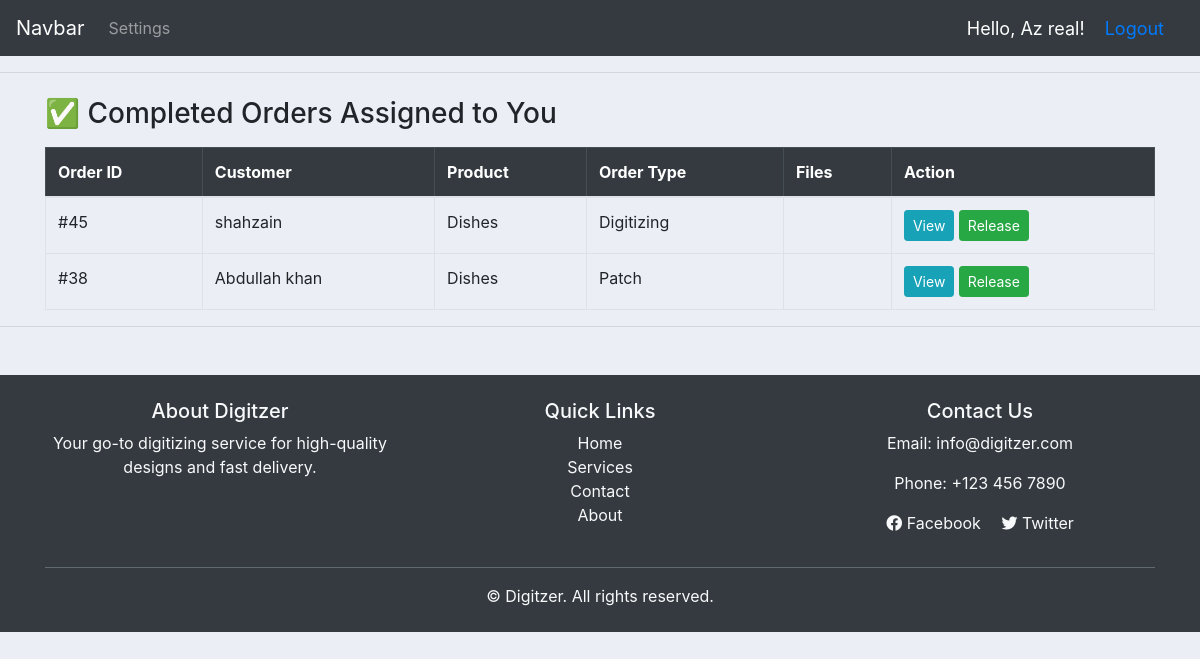
The page /release-projects/ (signed in) on the database as committed earlier.
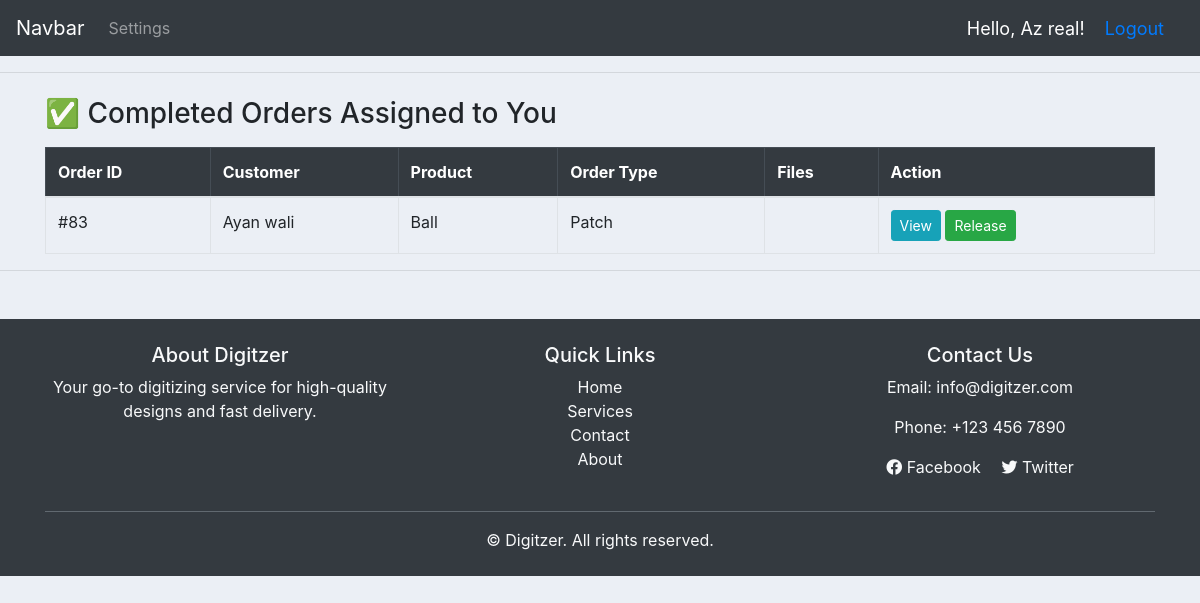
The same page on the database as committed later.
### accounts/models.py (models this page shows, shortened)
class Order(models.Model):
    STATUS = (
        ('Pending', 'Pending'),
        ('Out for delivery', 'Out for delivery'),
        ('Delivered', 'Delivered'),
        ('Quote Requested', 'Quote Requested'),
        ('Active', 'Active'),
        ('Completed', 'Completed'),
        ('Released', 'Released'),
    )
    ORDER_TYPE = (
        ('Digitizing', 'Digitizing'),
        ('Vector', 'Vector'),
        ('Patch', 'Patch'),
        ('Quote', 'Quote'),
    )
    PAYMENT_STATUS = (
        ('Pending', 'Pending'),
        ('Paid', 'Paid'),
        ('Refunded', 'Refunded'),
    )
    REVIEW_STATUS = (
    ('Pending', 'Pending'),
    ('Approved', 'Approved'),
    ('Rejected', 'Rejected'),
)
    customer = models.ForeignKey(Customer, null=True, on_delete=models.SET_NULL)
    product = models.ForeignKey(Product, null=True, on_delete=models.SET_NULL)
    order_type = models.CharField(max_length=50, choices=ORDER_TYPE, null=True, blank=True)
    date_created = models.DateTimeField(auto_now_add=True, null=True)
    status = models.CharField(max_length=200, null=True, choices=STATUS)
    note = models.CharField(max_length=1000, null=True, blank=True)
    design_file = models.FileField(upload_to='designs/', null=True, blank=True)
    invoice_file = models.FileField(upload_to='invoices/', null=True, blank=True)
    assigned_to = models.ForeignKey('SalesRepresentative', on_delete=models.SET_NULL, null=True, blank=True)
    released = models.BooleanField(default=False)  # For release_projects
    payment_status = models.CharField(max_length=20, choices=PAYMENT_STATUS, default='Pending')  # For follow-up payments
    date_completed = models.DateTimeField(null=True, blank=True)  # Optional: track completion time
    review_status = models.CharField(max_length=20, choices=REVIEW_STATUS, default='Pending')
    review_comment = models.TextField(blank=True, null=True)
    def __str__(self):
        return f"{self.product.name if self.product else 'No product'} ({self.order_type})"

class Customer(models.Model):
    user = models.OneToOneField(User, null=True, blank=True, on_delete=models.CASCADE)
    name = models.CharField(max_length=200 )
    sales_rep = models.ForeignKey('SalesRepresentative', null=True, blank=True, on_delete=models.SET_NULL, related_name='assigned_customers')
    profile_pic = models.ImageField(
        upload_to='profile_pics/',  # Images will be saved in MEDIA_ROOT/profile_pics/
        null=True,
        blank=True,
        default='profile_pics/default.png'  # Default image path
    )
    phone = models.CharField(max_length=200)
    email = models.CharField(max_length=200)
    date_created = models.DateTimeField(auto_now_add=True, null=True)

class Product(models.Model):
    CATEGORY = (
        ('Indoor', 'Indoor'),
        ('Out Door', 'Out Door'),
    )
    name = models.CharField(max_length=200)
    price = models.FloatField(null=True)
    category = models.CharField(max_length=200, null=True, choices=CATEGORY)
    description = models.CharField(max_length=200)
    date_created = models.DateTimeField(auto_now_add=True, null=True)
    tags = models.ManyToManyField(Tag)

### accounts/views.py (the view)
# urls.py: path('release-projects/', views.release_projects, name='release_projects'),
@login_required
def release_projects(request):
    sales_rep = get_object_or_404(SalesRepresentative, user=request.user)
    completed_orders = Order.objects.filter(
        assigned_to=sales_rep,
        status='Completed'
    ).order_by('-date_created')
    print("Logged in as:", request.user)
    print("Sales Rep:", sales_rep)
    print("Completed Orders:", completed_orders)
    context = {
        'completed_orders': completed_orders
    }
    return render(request, 'accounts/sales/release_projects.html', context)

### accounts/models.py (called while the page is built)
    def __str__(self):
        return self.user.username

### templates/accounts/sales/release_projects.html (shortened to what this page needs)
{% extends 'accounts/main.html' %}
{% load static %}
{% block content %}
<div class="container mt-4">
    <h3>✅ Completed Orders Assigned to You</h3>
    {% if completed_orders %}
    <table class="table table-bordered table-hover mt-3">
        <thead class="table-dark">
            <tr>
                <th>Order ID</th>
                <th>Customer</th>
                <th>Product</th>
                <th>Order Type</th>
                <th>Files</th>
                <th>Action</th>
            </tr>
        </thead>
        <tbody>
            {% for order in completed_orders %}
            <tr>
                <td>#{{ order.id }}</td>
                <td>{{ order.customer.name }}</td>
                <td>{{ order.product.name }}</td>
                <td>{{ order.order_type }}</td>
                <td>
                </td>
                <td>
                    <a href="{% url 'order_detail' order.id %}" class="btn btn-sm btn-info">View</a>
                    <form action="{% url 'release_order' order.id %}" method="POST" style="display:inline;">
                        <button type="submit" class="btn btn-sm btn-success">Release</button>
                    </form>
                </td>
            </tr>
            {% endfor %}
        </tbody>
    </table>
    {% else %}
    <div class="alert alert-warning mt-3">
        No completed orders found.
    </div>
    {% endif %}
</div>
{% endblock %}

### templates/accounts/main.html (shortened to what this page needs)
{% load static %}
<!DOCTYPE html>
<html lang="en">
<head>
    <link rel="stylesheet" href="https://cdn.jsdelivr.net/npm/bootstrap@4.3.1/dist/css/bootstrap.min.css">
    <link rel="stylesheet" href="{% static '/css/main.css' %}">
</head>
<body>
    {% include 'accounts/navbar.html' %}
    <hr>
    {% block content %} {% endblock %}
    <hr>
    <footer class="bg-dark text-light py-4 mt-5">
        <div class="container text-center">
          <div class="row">
            <div class="col-md-4 mb-3 mb-md-0">
              <h5>About Digitzer</h5>
              <p>Your go-to digitizing service for high-quality designs and fast delivery.</p>
            </div>
            <div class="col-md-4 mb-3 mb-md-0">
              <h5>Quick Links</h5>
              <ul class="list-unstyled">
                <li><a href="{% url 'home' %}" class="text-light">Home</a></li>
                <li><a href="#" class="text-light">Services</a></li>
                <li><a href="#" class="text-light">Contact</a></li>
                <li><a href="#" class="text-light">About</a></li>
              </ul>
            </div>
            <div class="col-md-4">
              <h5>Contact Us</h5>
              <p>Email: info@digitzer.com</p>
              <p>Phone: +123 456 7890</p>
              <p>
                <a href="#" class="text-light mr-3"><i class="fab fa-facebook"></i> Facebook</a>
                <a href="#" class="text-light"><i class="fab fa-twitter"></i> Twitter</a>
              </p>
            </div>
          </div>
          <hr class="bg-secondary">
          <p class="mb-0">&copy; {{ year }} Digitzer. All rights reserved.</p>
        </div>
      </footer>
      <link rel="stylesheet" href="https://cdnjs.cloudflare.com/ajax/libs/font-awesome/5.15.4/css/all.min.css" />
</body>
</html>

### templates/accounts/navbar.html (shortened to what this page needs)
{% load static %}
<nav class="navbar navbar-expand-lg navbar-dark bg-dark">
    <a class="navbar-brand" href="{% url 'home' %}">Navbar</a>
    <div class="collapse navbar-collapse" id="navbarNav">
      <ul class="navbar-nav">
        {% if request.user.is_staff %}
        <li class="nav-item active">
          <a class="nav-link" href="{% url 'home' %}">Dashboard</a>
        </li>
        <li class="nav-item">
          <a class="nav-link" href="{% url 'products' %}">products</a>
        </li>
        {% else %}
        <li class="nav-item">
            <a class="nav-link" href="{% url 'account' %}">Settings</a>
          </li>
        {% endif %}
      </ul>
    </div>
    <span class="hello-msg">Hello, {{ user.first_name }}!</span>
    <span class="hello-msg"><a href="{% url 'logout' %}">Logout</a></span>
  </nav>

### static/css/main.css (style rules this page uses)
body { background-color: #ebeff5; }

### templates/accounts/navbar.html (style rules this page uses)
.hello-msg { font-size: 18px; color: white; margin-right: 20px; }

Rows that differ between the two databases and show on the page:
removed Order: id "45", customer.name "shahzain", product.name "Dishes", order_type "Digitizing"
removed Order: id "38", customer.name "Abdullah khan", product.name "Dishes", order_type "Patch"
added Order: id "83", customer.name "Ayan wali", product.name "Ball", order_type "Patch"
